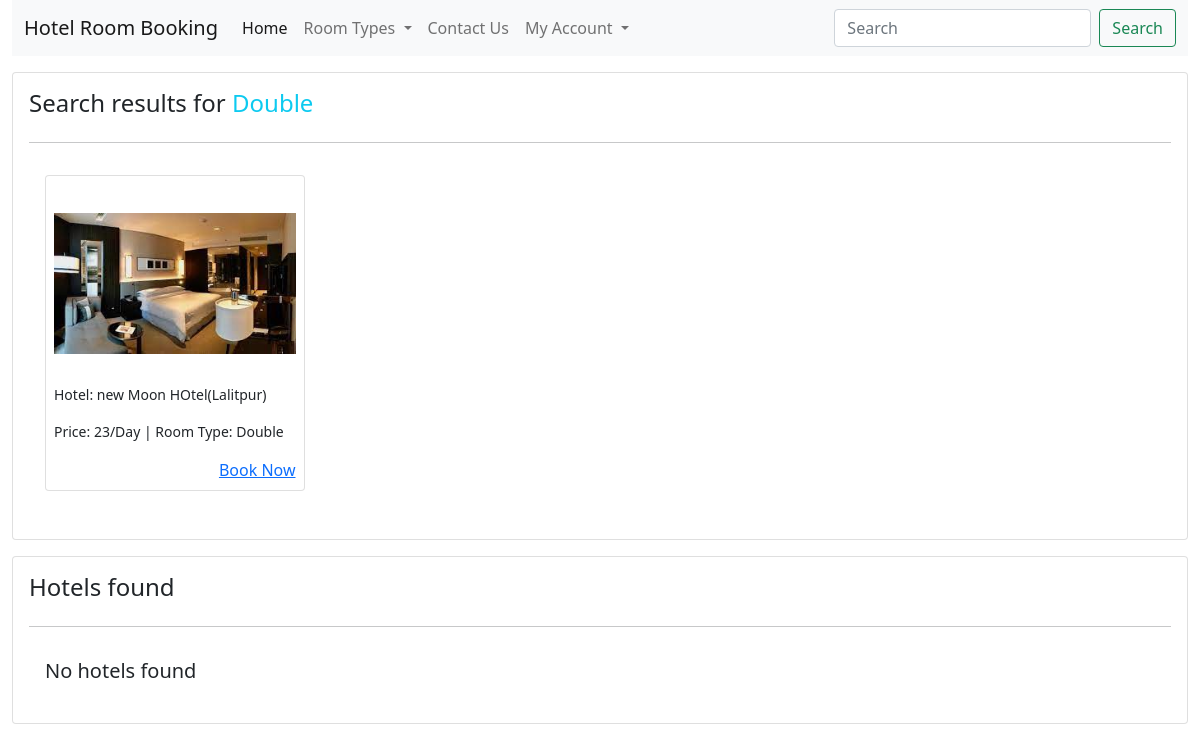
The app's page /search/?keyword=Double, older data.
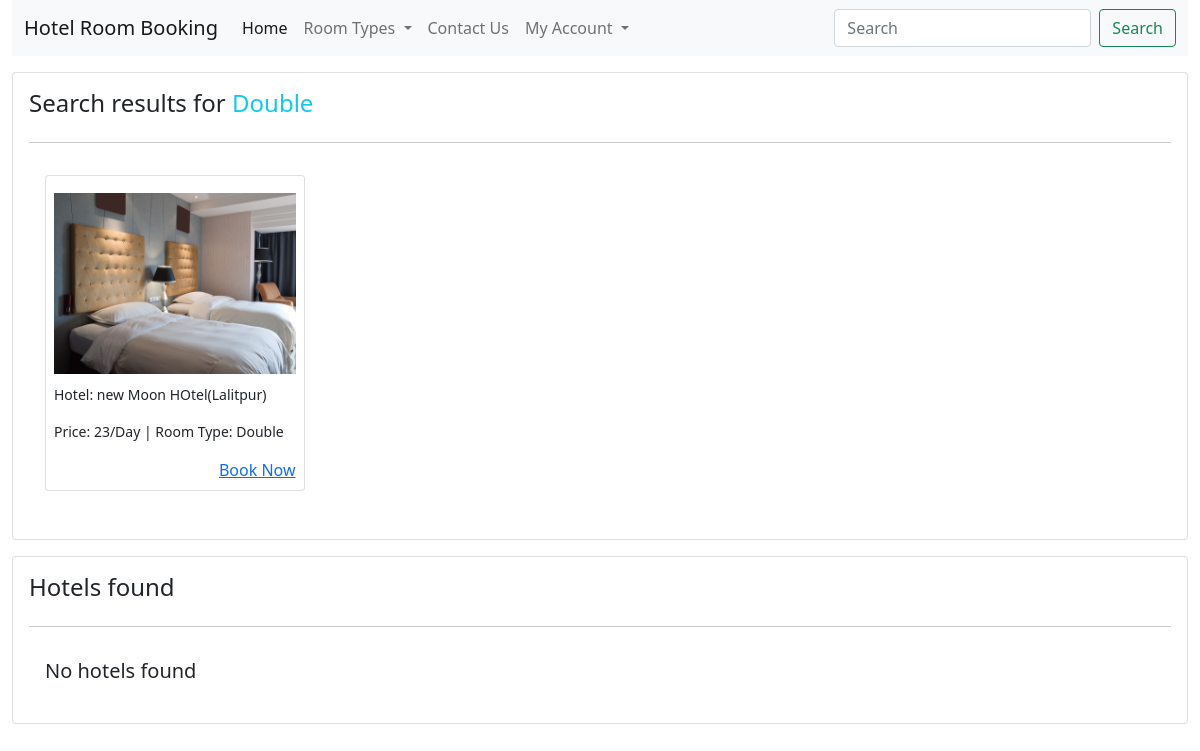
The same page, newer data.
### hbsapp/models.py (models this page shows, shortened)
class TimeStamp(models.Model):
    created_at = models.DateTimeField(auto_now_add=True)
    updated_at = models.DateTimeField(auto_now=True)
    class Meta:
        abstract = True

class HotelRoom(TimeStamp):
    hotel = models.ForeignKey(Hotel, on_delete=models.RESTRICT)
    room_type = models.CharField(max_length=50, choices=ROOM_TYPE)
    room_code = models.CharField(max_length=50)
    image = models.ImageField(upload_to="rooms")
    description = models.TextField()
    price = models.PositiveIntegerField()
    view_count = models.BigIntegerField(default=0)

class Hotel(TimeStamp):
    name = models.CharField(max_length=200)
    image = models.ImageField(upload_to="hotels", null=True, blank=True)
    address = models.CharField(max_length=200)
    contact = models.CharField(max_length=200)
    email = models.EmailField(unique=True)

### hbsapp/views.py (the view)
# urls.py: path("search/", ClientSearchView.as_view(), name="clientsearch"),
class ClientSearchView(ClientMixin, View):
    def get(self, request, *args, **kwargs):
        context = self.context
        keyword = request.GET.get("keyword")
        context["searched_hotels"] = Hotel.objects.filter(
            Q(name__icontains=keyword) | Q(address__icontains=keyword))
        query_string = Q(hotel__name__icontains=keyword) | Q(hotel__address__icontains=keyword) | Q(room_type__icontains=keyword) | Q(
            room_type__icontains=keyword) | Q(room_code__icontains=keyword) | Q(description__icontains=keyword)
        context["searched_rooms"] = HotelRoom.objects.filter(query_string)
        return render(request, "clienttemplates/clientsearch.html", context)

### hbsapp/views.py (called while the page is built)
    def dispatch(self, request, *args, **kwargs):
        self.context = {
            "roomtypes": ROOM_TYPE
        }
        return super(ClientMixin, self).dispatch(request, *args, **kwargs)

### templates/clienttemplates/clientsearch.html (shortened to what this page needs)
{% extends 'clienttemplates/clientbase.html' %}
{% load static %}
{% block content %}
<section class="mt-3">
    <div class="row">
        <div class="col-md-12">
            <div class="card p-3">
                <div class="card-head">
                    <h4>Search results for <span class="text-info">{{request.GET.keyword}}</span></h4>
                </div>
                <hr>
                <div class="card-body">
                    <div class="row">
                        {% for room in searched_rooms %}
                        <div class="col-md-3 mb-3">
                            <div class="card p-2 item" style="cursor: pointer;" data-url="{% url 'hbsapp:clientroomdetail' room.room_code room.id %}">
                                <img src="{{room.image.url}}" class="img-fluid" style="height: 200px; object-fit: contain;" alt="">
                                <p style="font-size: 14px;">Hotel: {{room.hotel.name}}({{room.hotel.address}})</p>
                                <p style="font-size: 14px;">Price: {{room.price}}/Day | Room Type: {{room.room_type}}</p>
                                <a href="{% url 'hbsapp:clientroomdetail' room.room_code room.id %}" class="text-end">Book Now</a>
                            </div>
                        </div>
                        {% empty %}
                        <h5>No rooms found</h5>
                        {% endfor %}
                    </div>
                </div>
            </div>
            <div class="card p-3 mt-3">
                <div class="card-head">
                    <h4>Hotels found</h4>
                </div>
                <hr>
                <div class="card-body">
                    <div class="row">
                        {% for hotel in searched_hotels %}
                        <div class="col-md-3 mb-3">
                            <div class="card p-2 item" style="cursor: pointer;" data-url="{% url 'hbsapp:clienthoteldetail' hotel.id%}">
                                <p style="margin-bottom: 0;font-weight: bold;" class="text-center">{{hotel.name}}({{hotel.address}})</p>
                                <img src="{% if hotel.image %}{{hotel.image.url}}{% else %}{% static 'clientstatic/images/default_hotel.jpeg' %}{% endif %}" class="img-fluid" style="height: 200px; object-fit: contain;" alt="">
                            </div>
                        </div>
                        {% empty %}
                        <h5>No hotels found</h5>
                        {% endfor %}
                    </div>
                </div>
            </div>
        </div>
    </div>
</section>
{% endblock %}

Row changes from the older to the newer data that the page shows:
changed HotelRoom "Double": image: a different picture
